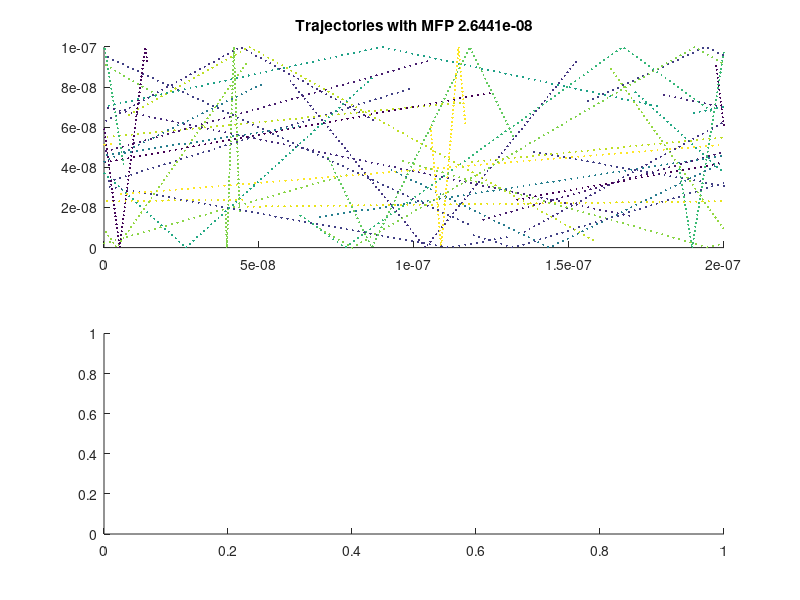

MATLAB code for this plot: (Note: this script raises an error after producing the figure.)
T=300;                  %Temp in K
K=1.38e-23;             %Boltsmann constant
Tmn=0.2e-12;            %mean time between collisions
Mo=9.11e-31;            %rest mass
Mn=0.26*Mo;             %effective mass of electrons
L=200e-09;               %Length of region
W=100e-09;               %Width of region
PopE=25;                %number of particles
Vth=sqrt((K*T)/(Mn));   %Thermal velocity    
TimeS=15e-15;           %time step of 15ns
iterations=100;
%%%%Electron Modeling%%%%%%%%%%%%%%%%%%%%%%%%%%%%%%%%%%%%%%%%%%%
%%%%%%%%%%%%%%%%%%%%%%%%%%%%%%%%%%%%%%%%%%%%%%%%%%%%%%%%%%%%%%%%
MFP=Tmn * Vth;          %Mean Free Path
%fprintf('the Mean Free Path is %d\n', MFP);
    Angle = rand(PopE,1)*2*pi;   %random angle
    Pos = [rand(PopE,1)*L rand(PopE,1)*W Vth*cos(Angle) Vth*sin(Angle)];        %initializing position array. column 1 holds X, 2 holds y, 3 holds velocity in X and 4 holds velocity in Y
    
    initialX=Pos(:,1);                  %array of the initial X values in Position array
    initialY=Pos(:,2);                 %array of the initial Y values in Position array
    colorstring=rand(PopE,1);           %array of values corresponding to shades of color, will be used in plotting
for i= 1 : iterations
    
    NextX=initialX + Pos(:,3) * TimeS;      %the next X position will be the initial plus a time step of velocity in X direction
    NextY=initialY + Pos(:,4) * TimeS;      %the next Y position will be the initial a plus a time step of velocity in Y.
    
    OverX=NextX > L;                     %check for values in next position that are greater than bounds
    NextX(OverX)=NextX(OverX)-L;         %subtract from the bound to reflect
  
    UnderX=NextX < 0;                   %check for values less than bounds
    NextX(UnderX)= NextX(UnderX) + L;   %reflect bound
    
    OverY=NextY > W;                    %check for values greater then bounds
    NextY(OverY)= 2*W -NextY(OverY) ;   %subtract from bounds to reflect
    Pos(OverY,4)=- Pos(OverY,4);        %reverse the velocity
    
    UnderY= NextY < 0;                  %check for under bounds
    NextY(UnderY)=- NextY(UnderY);      %reflect
    Pos(UnderY,4)=- Pos(UnderY,4);      %reverse the velocity
 

    figure(1)   
    subplot(2,1,1);
    scatter(initialX,initialY,PopE, colorstring,'.' );      %plot the coordinates of the electron before the move
    hold on
    scatter(NextX, NextY,PopE, colorstring,'.' );           %plot the coordinates of the electron after the move
    
    axis([0 L 0 W]);
    title (['Trajectories with MFP ', num2str(MFP)]);
    
    initialX=NextX;
    initialY=NextY;
end
    hold off
    %plot of temperature
    subplot(2,1,2);
    plot(Tar,'r');
    title (['Average Temperature ', num2str(T),'K'])
    axis([0 PopE 0 500])